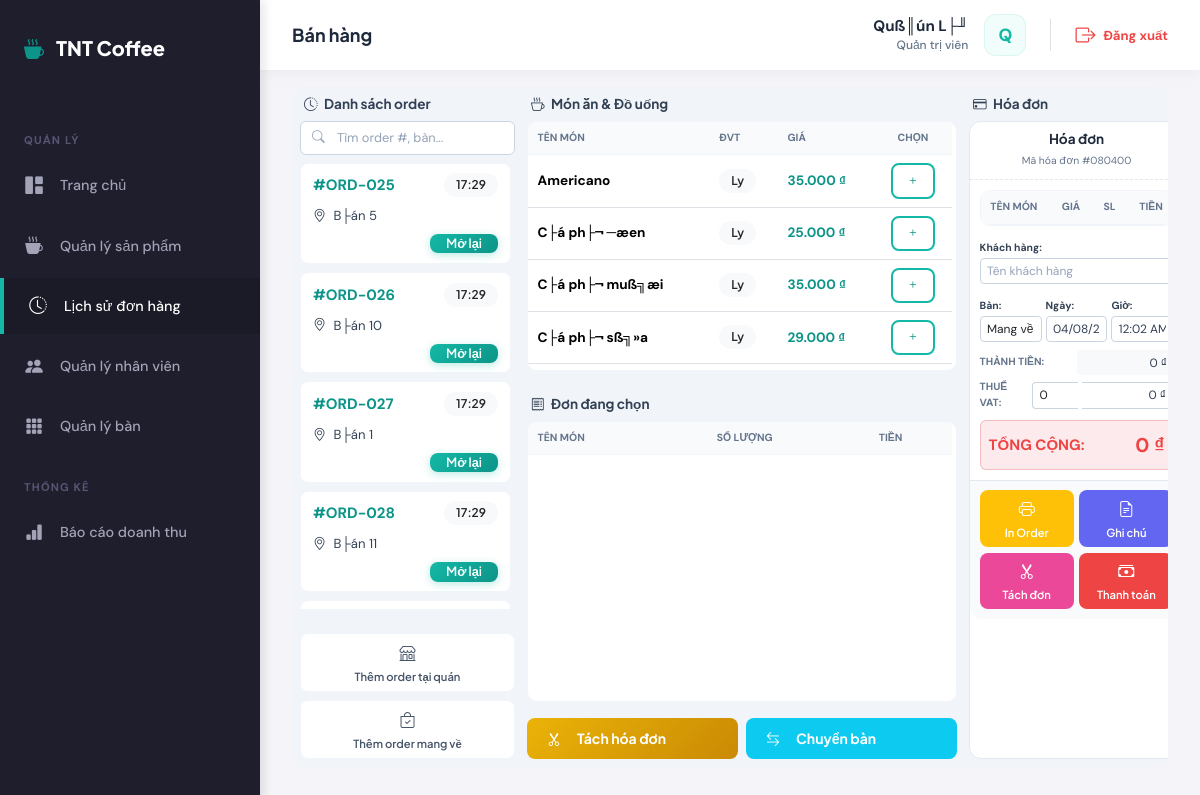
/admin/sales/create.php (signed in), run on the app's committed database.
### tables this page shows
CREATE TABLE `orders` (
  `id` int(11) NOT NULL AUTO_INCREMENT,
  `order_code` varchar(50) NOT NULL,
  `customer_name` varchar(100) DEFAULT NULL,
  `customer_phone` varchar(20) DEFAULT NULL,
  `customer_email` varchar(255) DEFAULT NULL,
  `shipping_address` text DEFAULT NULL,
  `user_id` int(11) DEFAULT NULL,
  `table_id` int(11) DEFAULT NULL,
  `customer_id` int(11) DEFAULT NULL,
  `total_amount` decimal(15,2) NOT NULL DEFAULT 0.00,
  `status` enum('pending','preparing','served','completed','cancelled') DEFAULT 'pending',
  `payment_status` enum('pending','paid') DEFAULT 'pending',
  `payment_method` enum('cash','transfer','cod') DEFAULT 'cod',
  `note` text DEFAULT NULL,
  `created_at` timestamp NULL DEFAULT current_timestamp(),
  `updated_at` timestamp NULL DEFAULT current_timestamp() ON UPDATE current_timestamp(),
  PRIMARY KEY (`id`),
  UNIQUE KEY `order_code` (`order_code`),
  KEY `user_id` (`user_id`),
  KEY `table_id` (`table_id`),
  KEY `customer_id` (`customer_id`),
  CONSTRAINT `orders_ibfk_1` FOREIGN KEY (`user_id`) REFERENCES `users` (`id`),
  CONSTRAINT `orders_ibfk_2` FOREIGN KEY (`table_id`) REFERENCES `tables` (`id`)
);

CREATE TABLE `tables` (
  `id` int(11) NOT NULL AUTO_INCREMENT,
  `name` varchar(50) NOT NULL,
  `capacity` int(11) NOT NULL DEFAULT 4,
  `status` enum('free','booked','busy') DEFAULT 'free',
  `created_at` timestamp NULL DEFAULT current_timestamp(),
  `updated_at` timestamp NULL DEFAULT current_timestamp() ON UPDATE current_timestamp(),
  PRIMARY KEY (`id`)
);

CREATE TABLE `products` (
  `id` int(11) NOT NULL AUTO_INCREMENT,
  `name` varchar(200) NOT NULL,
  `code` varchar(50) NOT NULL,
  `category_id` int(11) NOT NULL,
  `product_type` varchar(50) DEFAULT '─Éß╗ô uß╗æng',
  `supplier_id` int(11) NOT NULL,
  `price` decimal(12,2) NOT NULL,
  `sizes` longtext DEFAULT NULL CHECK (json_valid(`sizes`)),
  `quantity` int(11) NOT NULL DEFAULT 0,
  `unit` varchar(50) DEFAULT 'Ly',
  `expiry_date` date DEFAULT NULL,
  `description` text DEFAULT NULL,
  `image` varchar(500) DEFAULT NULL,
  `is_available` tinyint(1) DEFAULT 1,
  `has_s` tinyint(1) DEFAULT 0,
  `price_s` decimal(10,2) DEFAULT 0.00,
  `has_m` tinyint(1) DEFAULT 1,
  `price_m` decimal(10,2) DEFAULT 0.00,
  `has_l` tinyint(1) DEFAULT 0,
  `price_l` decimal(10,2) DEFAULT 0.00,
  `has_xl` tinyint(1) DEFAULT 0,
  `price_xl` decimal(10,2) DEFAULT 0.00,
  `status_label` varchar(50) DEFAULT '─Éang b├ín',
  `created_at` timestamp NULL DEFAULT current_timestamp(),
  `updated_at` timestamp NULL DEFAULT current_timestamp() ON UPDATE current_timestamp(),
  PRIMARY KEY (`id`),
  UNIQUE KEY `code` (`code`),
  KEY `category_id` (`category_id`),
  KEY `supplier_id` (`supplier_id`),
  CONSTRAINT `products_ibfk_1` FOREIGN KEY (`category_id`) REFERENCES `categories` (`id`),
  CONSTRAINT `products_ibfk_2` FOREIGN KEY (`supplier_id`) REFERENCES `suppliers` (`id`)
);

### config/database.php (called while the page is built, shortened)
<?php
function executeQuery($pdo, $sql, $params = []) {
    try {
        $stmt = $pdo->prepare($sql);
        $stmt->execute($params);
        return $stmt;
    } catch (PDOException $e) {
        error_log("Query Error: " . $e->getMessage());
        throw $e;
    }
}
function fetchAll($pdo, $sql, $params = []) {
    $stmt = executeQuery($pdo, $sql, $params);
    return $stmt->fetchAll();
}

### config/config.php (called while the page is built, shortened)
<?php
function formatCurrency($amount) {
    return number_format($amount, 0, ',', '.') . ' ₫';
}

### admin/sales/create.php (the view, shortened to what this page needs)
<?php
require_once dirname(dirname(__DIR__)) . '/config/config.php';
require_once dirname(dirname(__DIR__)) . '/config/database.php';
try {
    $products = fetchAll($pdo, "SELECT p.*, c.name as category_name
                                  FROM products p
                                  JOIN categories c ON p.category_id = c.id
                                  WHERE p.is_available = 1
                                  ORDER BY c.name, p.name ASC");
    $pendingOrders = fetchAll($pdo, "SELECT o.*, t.name as table_name, u.full_name as staff_name
                                     FROM orders o
                                     LEFT JOIN tables t ON o.table_id = t.id
                                     LEFT JOIN users u ON o.user_id = u.id
                                     WHERE o.status IN ('pending', 'preparing', 'served')
                                     ORDER BY o.created_at DESC");
} catch (PDOException $e) {
    error_log("Load POS Data Error: " . $e->getMessage());
    $products = $tables = $pendingOrders = [];
}
require_once dirname(dirname(__DIR__)) . '/includes/header.php';
?>
<div class="pos-layout">
    <div class="col-lg-3 pos-column">
        <h5 class="pos-section-title">
            <i class="bi bi-clock-history"></i> Danh sách order
        </h5>
        <div class="product-search">
            <i class="bi bi-search"></i>
            <input type="text" class="form-control" placeholder="Tìm order #, bàn...">
        </div>
        <div class="pos-scroll">
            <?php if (empty($pendingOrders)): ?>
                <div class="order-list-empty">Chưa có đơn hàng nào đang chờ.</div>
            <?php else: ?>
                <?php foreach ($pendingOrders as $order): ?>
                    <div class="order-card-item">
                        <div class="d-flex justify-content-between mb-2">
                            <span class="fw-bold text-primary">#<?= htmlspecialchars($order['order_code']) ?></span>
                            <span class="badge bg-light text-dark"><?= date('H:i', strtotime($order['created_at'])) ?></span>
                        </div>
                        <div class="small mb-2">
                            <i class="bi bi-geo-alt me-1"></i> <?= $order['table_name'] ?? 'Mang về' ?>
                        </div>
                        <div class="d-flex justify-content-between align-items-center">
                            <button class="btn btn-sm btn-primary py-0 px-3">Mở lại</button>
                        </div>
                    </div>
                <?php endforeach; ?>
            <?php endif; ?>
        </div>
        <div class="mt-4 d-grid gap-2">
            <button class="btn btn-dark btn-pos" id="btnNewAtStore">
                <i class="bi bi-shop"></i> Thêm order tại quán
            </button>
            <button class="btn btn-outline-dark btn-pos" id="btnNewTakeAway">
                <i class="bi bi-bag-check"></i> Thêm order mang về
            </button>
        </div>
    </div>
    <div class="col-lg-6 pos-column">
        <h5 class="pos-section-title">
            <i class="bi bi-cup-hot"></i> Món ăn & Đồ uống
        </h5>
        <div class="pos-table-container mb-4" style="height: 40%;">
            <div class="pos-scroll">
                <table class="table pos-table table-hover align-middle">
                    <thead class="pos-table-header">
                        <tr>
                            <th>Tên món</th>
                            <th>ĐVT</th>
                            <th>Giá</th>
                            <th class="text-center">Chọn</th>
                        </tr>
                    </thead>
                    <tbody>
                        <?php foreach ($products as $product): ?>
                            <tr class="product-item" data-id="<?= $product['id'] ?>" data-name="<?= htmlspecialchars($product['name']) ?>" data-price="<?= $product['price'] ?>" data-unit="<?= $product['unit'] ?>">
                                <td class="fw-bold"><?= htmlspecialchars($product['name']) ?></td>
                                <td><span class="badge bg-light text-dark"><?= htmlspecialchars($product['unit']) ?></span></td>
                                <td class="text-primary fw-bold"><?= formatCurrency($product['price']) ?></td>
                                <td class="text-center">
                                    <button type="button" class="btn btn-sm btn-outline-primary btn-add-product">
                                        <i class="bi bi-plus"></i>
                                    </button>
                                </td>
                            </tr>
                        <?php endforeach; ?>
                    </tbody>
                </table>
            </div>
        </div>
        <h5 class="pos-section-title">
            <i class="bi bi-receipt"></i> Đơn đang chọn
        </h5>
        <div class="pos-table-container" style="height: 45%;">
            <div class="pos-scroll">
                <table class="table pos-table table-hover align-middle" id="cartTable">
                    <thead class="pos-table-header">
                        <tr>
                            <th>Tên món</th>
                            <th class="text-center">Số lượng</th>
                            <th class="text-end">Tiền</th>
                            <th class="text-center"></th>
                        </tr>
                    </thead>
                </table>
            </div>
        </div>
        <div class="mt-3 d-flex gap-2">
            <button class="btn btn-warning w-100 fw-bold" id="btnSplitOrder">
                <i class="bi bi-scissors me-2"></i> Tách hóa đơn
            </button>
            <button class="btn btn-info w-100 fw-bold text-white" id="btnTransferTable">
                <i class="bi bi-arrow-left-right me-2"></i> Chuyển bàn
            </button>
        </div>
    </div>
    <div class="col-lg-3 pos-column">
        <h5 class="pos-section-title">
            <i class="bi bi-credit-card"></i> Hóa đơn
        </h5>
        <div class="receipt-card">
            <form id="orderForm" method="POST">
                <div class="receipt-header">
                    <h6 class="fw-bold mb-0">Hóa đơn</h6>
                    <small class="text-muted">Mã hóa đơn #<?= date('mdH') ?></small>
                </div>
                <div class="receipt-body">
                    <div class="pos-table-container mb-2" style="max-height: 120px;">
                        <table class="table table-sm pos-table mb-0" style="font-size: 0.75rem;">
                            <thead>
                                <tr>
                                    <th>Tên món</th>
                                    <th>Giá</th>
                                    <th class="text-center">SL</th>
                                    <th class="text-end">Tiền</th>
                                </tr>
                            </thead>
                        </table>
                    </div>
                    <div class="mb-2">
                        <label class="x-small fw-bold">Khách hàng:</label>
                        <input type="text" name="customer_name" class="form-control form-control-xs" placeholder="Tên khách hàng">
                    </div>
                    <div class="row g-1 mb-2">
                        <div class="col-4">
                            <label class="x-small fw-bold">Bàn:</label>
                            <select name="table_id" class="form-select form-select-xs" id="tableIdSelect">
                                <option value="">Mang về</option>
                            </select>
                        </div>
                        <div class="col-4">
                            <label class="x-small fw-bold">Ngày:</label>
                            <input type="text" class="form-control form-control-xs" value="<?= date('d/m/Y') ?>" readonly>
                        </div>
                        <div class="col-4">
                            <label class="x-small fw-bold">Giờ:</label>
                            <input type="text" class="form-control form-control-xs" value="<?= date('h:i A') ?>" readonly>
                        </div>
                    </div>
                    <div class="mb-1 d-flex justify-content-between align-items-center">
                        <span class="x-small fw-bold text-muted text-uppercase">Thành tiền:</span>
                        <input type="text" class="form-control form-control-xs text-end border-0 bg-light w-50" id="subtotal_input" readonly value="0 ₫">
                    </div>
                    <div class="mb-1 d-flex gap-1 align-items-center">
                        <span class="x-small fw-bold text-muted text-uppercase flex-grow-1">Thuế VAT:</span>
                        <select class="form-select form-select-xs w-25 border-end-0 rounded-end-0"><option>0</option></select>
                        <input type="text" class="form-control form-control-xs text-end border-start-0 rounded-start-0 w-50" value="0 ₫" readonly>
                    </div>
                    <div class="mt-2 d-flex justify-content-between align-items-center p-2 rounded bg-danger bg-opacity-10 border border-danger border-opacity-25">
                        <span class="fw-bold text-danger text-uppercase">Tổng cộng:</span>
                        <span id="grandTotal" class="fw-bold text-danger fs-5">0 ₫</span>
                    </div>
                </div>
                <div class="receipt-footer">
                    <div class="btn-pos-grid">
                        <button type="button" class="btn btn-pos bg-warning text-white border-0" onclick="window.print()">
                            <i class="bi bi-printer"></i>
                            <span>In Order</span>
                        </button>
                        <button type="button" class="btn btn-pos bg-primary text-white border-0" style="background-color: #6366f1 !important;" data-bs-toggle="modal" data-bs-target="#noteModal">
                            <i class="bi bi-file-earmark-text"></i>
                            <span>Ghi chú</span>
                        </button>
                        <button type="button" class="btn btn-pos bg-info text-white border-0" style="background-color: #ec4899 !important;" onclick="alert('Tính năng tách đơn đang được cập nhật!')">
                            <i class="bi bi-scissors"></i>
                            <span>Tách đơn</span>
                        </button>
                        <button type="button" class="btn btn-pos bg-danger text-white border-0" style="background-color: #ef4444 !important;" onclick="openPaymentModalPos()">
                            <i class="bi bi-cash-stack"></i>
                            <span>Thanh toán</span>
                        </button>
                    </div>
                </div>
            </form>
        </div>
    </div>
</div>
<?php require_once dirname(dirname(__DIR__)) . '/includes/footer.php'; ?>

### data on the page
orders: order_code "ORD-025", created_at "17:29", table.name "B├án 5"
orders: order_code "ORD-026", created_at "17:29", table.name "B├án 10"
orders: order_code "ORD-027", created_at "17:29", table.name "B├án 1"
orders: order_code "ORD-028", created_at "17:29", table.name "B├án 11"
products: name "Americano", unit "Ly", price "35.000 ₫"
products: name "C├á ph├¬ ─æen", unit "Ly", price "25.000 ₫"
products: name "C├á ph├¬ muß╗æi", unit "Ly", price "35.000 ₫"
products: name "C├á ph├¬ sß╗»a", unit "Ly", price "29.000 ₫"

### other printed values
$pageTitle "Bán hàng"
$userName "Quß║ún L├╜"
$userInitial "Q"
